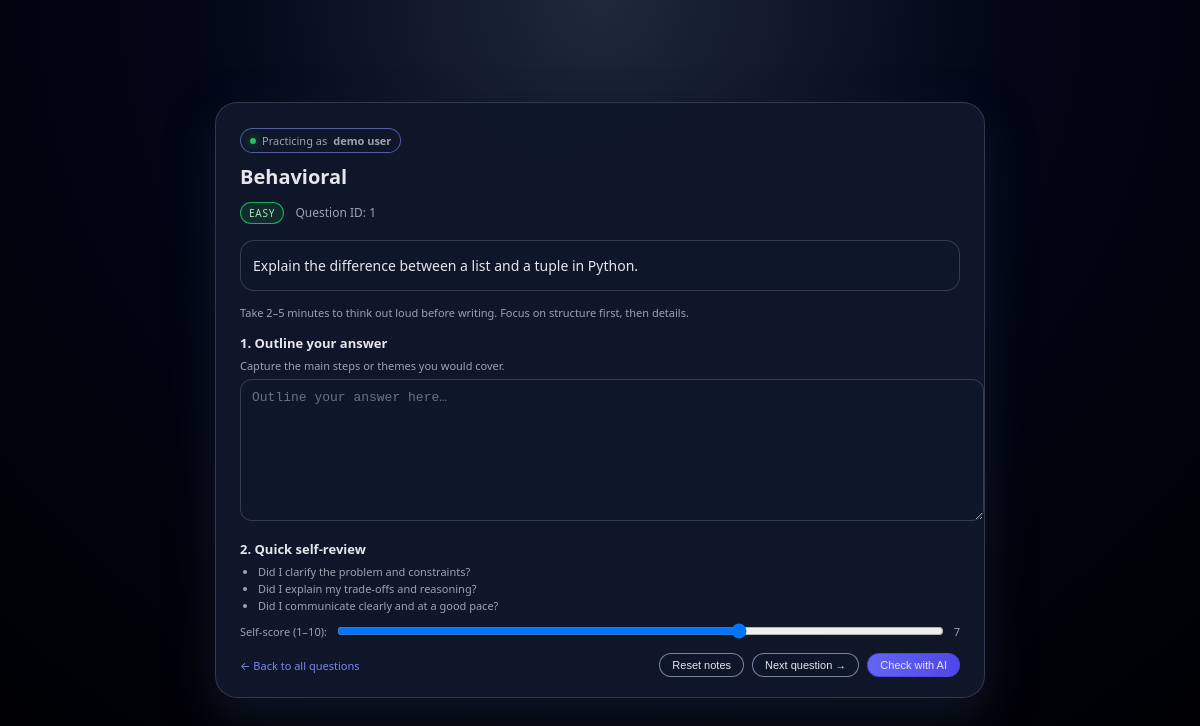
Screenshot of /question/1/ with the database file from the repository.
### core/models.py (models this page shows, shortened)
class Question(models.Model):
    question_text = models.TextField()
    skill = models.ForeignKey(Skill, on_delete=models.CASCADE)
    difficulty = models.CharField(max_length=20)

class Skill(models.Model):
    name = models.CharField(max_length=100)

### core/views.py (the view, shortened to what this page needs)
# urls.py: path('question/<int:pk>/', question_detail, name='question_detail'),
def question_detail(request, pk):
    question = get_object_or_404(Question.objects.select_related("skill"), pk=pk)
    same_skill_qs = Question.objects.filter(skill=question.skill).order_by("pk")
    next_q = same_skill_qs.filter(pk__gt=question.pk).first() or same_skill_qs.first()
    ai_feedback = None
    return render(
        request,
        "question_detail.html",
        {
            "question": question,
            "next_question": next_q,
            "ai_feedback": ai_feedback,
        },
    )

### templates/question_detail.html (shortened to what this page needs)
<!DOCTYPE html>
<html lang="en">
<head>
</head>
<body>
<div class="shell">
    <div class="pill">
        <span class="pill-dot"></span>
        {% if request.user.is_authenticated %}
            Practicing as <strong>{{ request.user.username }}</strong>
        {% else %}
            Practicing as <strong>demo user</strong>
        {% endif %}
    </div>
    <h1>{{ question.skill.name|default:"Question" }}</h1>
    <div class="meta">
        {% if question.difficulty %}
            {% with diff=question.difficulty|lower %}
                <span class="difficulty {% if diff == 'easy' %}difficulty-easy{% elif diff == 'medium' %}difficulty-medium{% elif diff == 'hard' %}difficulty-hard{% endif %}">
                    {{ question.difficulty|title }}
                </span>
            {% endwith %}
        {% endif %}
        Question ID: {{ question.id }}
    </div>
    <form method="post" style="margin: 0;">
        <div class="question-box">
            {{ question.question_text }}
        </div>
        <p class="hint-text">
            Take 2–5 minutes to think out loud before writing. Focus on structure first, then details.
        </p>
        <h2 class="section-title">1. Outline your answer</h2>
        <p class="hint-text">
            Capture the main steps or themes you would cover.
        </p>
        <textarea id="answer-notes" name="notes" placeholder="Outline your answer here…"></textarea>
        <h2 class="section-title">2. Quick self‑review</h2>
        <ul class="checklist">
            <li>Did I clarify the problem and constraints?</li>
            <li>Did I explain my trade‑offs and reasoning?</li>
            <li>Did I communicate clearly and at a good pace?</li>
        </ul>
        <div class="score-row">
            <span>Self‑score (1–10):</span>
            <input type="range" min="1" max="10" value="7" id="self-score" name="score">
            <span id="self-score-label">7</span>
        </div>
        <div class="actions">
            <a href="/" class="link">← Back to all questions</a>
            <div class="btn-row">
                <button class="btn" type="button" onclick="clearNotes()">Reset notes</button>
                {% if next_question %}
                    <button class="btn" type="submit" name="action" value="next">
                        {% if next_question.id == question.id %}
                            Finish session
                        {% else %}
                            Next question →
                        {% endif %}
                    </button>
                {% else %}
                    <button class="btn" type="submit" name="action" value="next">
                        Finish session
                    </button>
                {% endif %}
                <button class="btn btn-primary" type="submit" name="action" value="ai">
                    Check with AI
                </button>
            </div>
        </div>
    </form>
</div>
</body>
</html>

### templates/question_detail.html (style rules this page uses)
body { margin: 0; min-height: 100vh; font-family: system-ui, -apple-system, BlinkMacSystemFont, "SF Pro Text", sans-serif; background: radial-gradient(circle at top, #1e293b 0, #020617 40%, #000 100%); color: #e5e7eb; display: flex; align-items: center; justify-content: center; }
.shell { width: 100%; max-width: 720px; margin: 24px; padding: 24px 24px 20px; border-radius: 22px; background: linear-gradient(135deg, rgba(15, 23, 42, 0.96), rgba(15, 23, 42, 0.98)); border: 1px solid rgba(148, 163, 184, 0.25); box-shadow: 0 18px 45px rgba(15, 23, 42, 0.9); }
.pill { display: inline-flex; align-items: center; gap: 6px; font-size: 11px; padding: 4px 9px; border-radius: 999px; border: 1px solid rgba(129, 140, 248, 0.6); color: #9ca3af; background: rgba(15, 23, 42, 0.8); margin-bottom: 10px; }
.pill-dot { width: 6px; height: 6px; border-radius: 999px; background: #22c55e; box-shadow: 0 0 12px rgba(34, 197, 94, 0.9); }
h1 { margin: 0 0 12px; font-size: 20px; }
.meta { font-size: 12px; color: #9ca3af; margin-bottom: 16px; }
.difficulty { display: inline-block; margin-right: 8px; font-size: 10px; text-transform: uppercase; letter-spacing: 0.08em; padding: 3px 8px; border-radius: 999px; border: 1px solid rgba(148, 163, 184, 0.8); }
.difficulty-easy { border-color: rgba(34, 197, 94, 0.85); color: rgba(187, 247, 208, 0.9); background: rgba(21, 128, 61, 0.22); }
.question-box { padding: 14px 12px; border-radius: 14px; background: rgba(15, 23, 42, 0.95); border: 1px solid rgba(55, 65, 81, 0.9); font-size: 14px; line-height: 1.5; margin-bottom: 14px; }
.section-title { margin: 14px 0 6px; font-size: 13px; font-weight: 600; color: #e5e7eb; }
.hint-text { font-size: 11px; color: #9ca3af; margin: 0 0 6px; }
.checklist { margin: 4px 0 8px; padding-left: 18px; font-size: 11px; color: #9ca3af; }
.checklist li { margin-bottom: 2px; }
.score-row { display: flex; align-items: center; gap: 8px; font-size: 11px; color: #9ca3af; margin: 6px 0 12px; }
.score-row input[type="range"] { flex: 1; }
textarea { width: 100%; min-height: 120px; border-radius: 12px; border: 1px solid rgba(55, 65, 81, 0.9); background: rgba(15, 23, 42, 0.9); color: #e5e7eb; font-size: 13px; padding: 10px 11px; resize: vertical; outline: none; }
textarea::placeholder { color: #6b7280; }
.actions { margin-top: 10px; display: flex; justify-content: space-between; align-items: center; font-size: 11px; color: #9ca3af; }
.btn-row { display: flex; gap: 8px; }
.btn { border-radius: 999px; border: 1px solid rgba(148, 163, 184, 0.8); background: rgba(15, 23, 42, 0.95); color: #e5e7eb; font-size: 11px; padding: 5px 12px; cursor: pointer; }
.btn-primary { border-color: rgba(79, 70, 229, 0.95); background: linear-gradient(to right, #6366f1, #4f46e5); }
a.link { color: rgba(129, 140, 248, 0.95); text-decoration: none; }

### rows the page displays
Question: skill.name "Behavioral", difficulty "EASY", id "1", question_text "Explain the difference between a list and a tuple in Python."
